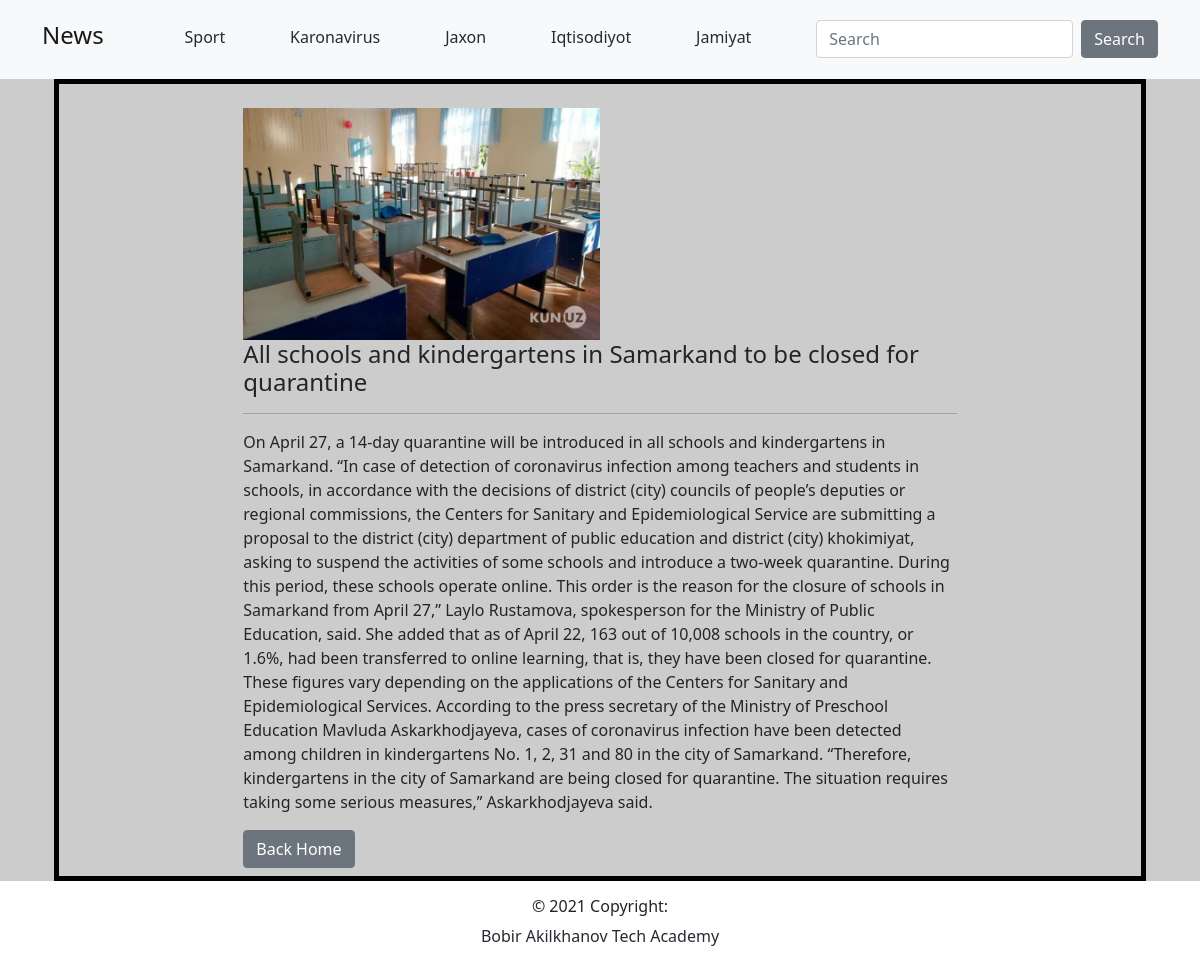
Page /news/20 on the committed database.
### categories/models.py (models this page shows, shortened)
class CategoryModel(models.Model):
    title = models.CharField(max_length=30)
    class Meta:
        verbose_name = 'category'
        verbose_name_plural = 'categories'

### news/models.py (models this page shows, shortened)
class NewsModel(models.Model):
    title = models.CharField(max_length=80)
    description = models.TextField()
    created_at = models.DateTimeField(auto_now_add=True)
    image = models.ImageField()
    category = models.ForeignKey(CategoryModel, on_delete=models.PROTECT, related_name='category', null=True)
    class Meta:
        verbose_name = 'news'
        verbose_name_plural = 'news'

### news/views.py (the view)
# urls.py: path('news/<int:pk>', NewsDetailView.as_view(), name='detail')
class NewsDetailView(DetailView):
    template_name = 'news_detail.html'
    model = NewsModel

### website/content_processors.py (called while the page is built)
def get_categories(request):
    return {
        'categories': CategoryModel.objects.all()
    }

### templates/news_detail.html
{% extends 'home.html' %}
{% block content %}
    <div class="container">
        <div style="border: 5px solid black;">
            <div class="row mb-2 mt-4">
                <div class="col-8 offset-2">
                    <img class="w-50" src="{{ object.image.url }}">
                    <h4>{{ object.title }}</h4>
                    <hr>
                    {{ object.description|safe }}
                    <div class="mt-3">
                        <a  href="{% url 'news:list' %}">
                            <button class="btn btn-secondary">Back Home</button>
                        </a>
                    </div>
                </div>
            </div>
        </div>
    </div>
{% endblock %}

### templates/layouts/navbar.html
<nav class="navbar navbar-light bg-light p-3">
    <div class="container">
        <a href="{% url 'news:list' %}" class="navbar-brand">
            <h4>News</h4>
        </a>
        {% for i in categories %}
            <a href="{% url 'news:category' pk=i.pk %}">
                <h6 class="mt-1">{{ i.title }}</h6>
            </a>
        {% endfor %}
        <form class="d-flex">
            <input value="{{ request.GET.q }}" name="q" class="form-control me-2" type="search" placeholder="Search" aria-label="Search">
            <button class="btn btn-secondary" type="submit">Search</button>
        </form>
    </div>
</nav>

### templates/home.html (style rules this page uses)
body { background-color: #cccccc; }
a { text-decoration: none; color: rgb(38, 42, 48); }

### rows in the picture
CategoryModel: title "Sport"
CategoryModel: title "Karonavirus"
CategoryModel: title "Jaxon"
CategoryModel: title "Iqtisodiyot"
CategoryModel: title "Jamiyat"
NewsModel: image (picture), title "All schools and kindergartens in Samarkand to be closed for quarantine", description "On April 27, a 14-day quarantine will be introduced in all schools and kindergartens in Samarkand. “In case of detection of coronavirus infection among teachers and students in schools, in accordance with the decisions of district (city) councils of people’s deputies or regional commissions, the Centers for Sanitary and Epidemiological Service are submitting a proposal to the district (city) department of public education and district (city) khokimiyat, asking to suspend the activities of some schools and introduce a two-week quarantine. During this period, these schools operate online. This order is the reason for the closure of schools in Samarkand from April 27,” Laylo Rustamova,…"
